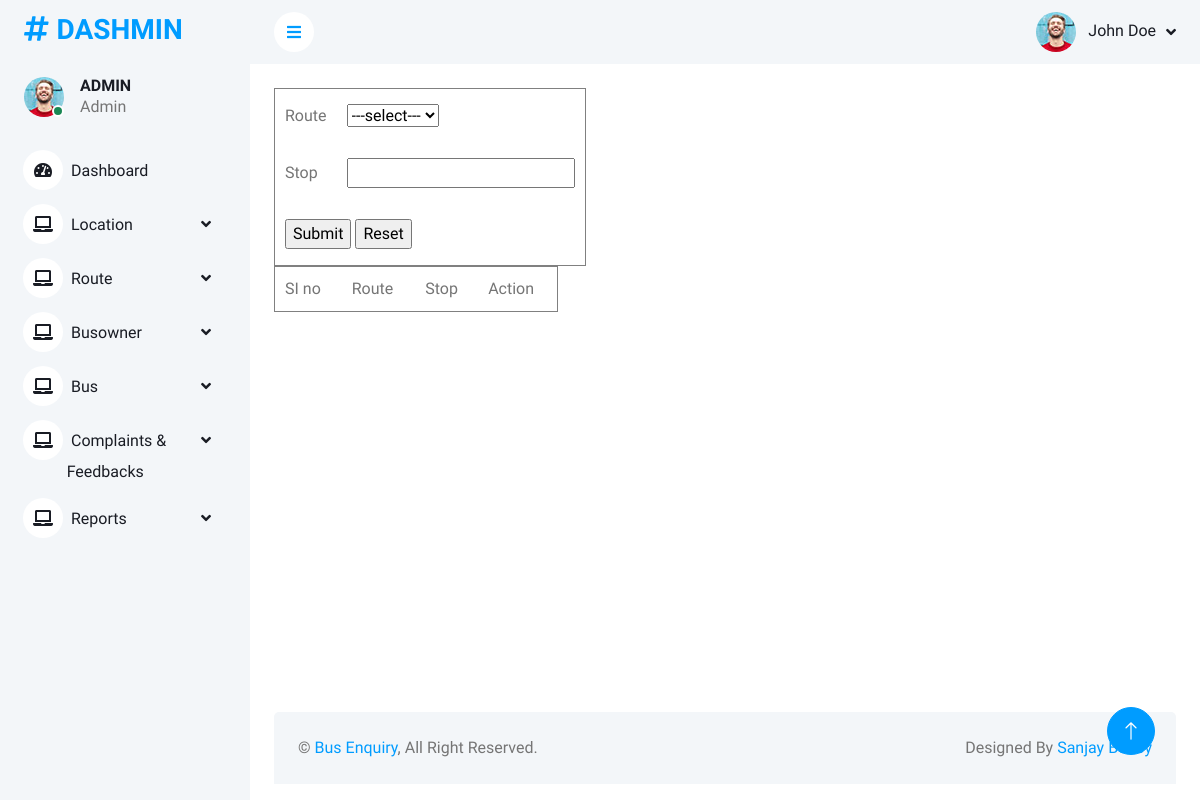
The page /PROJECT/ADMIN/Routestop.php (signed in) on the database as committed earlier.
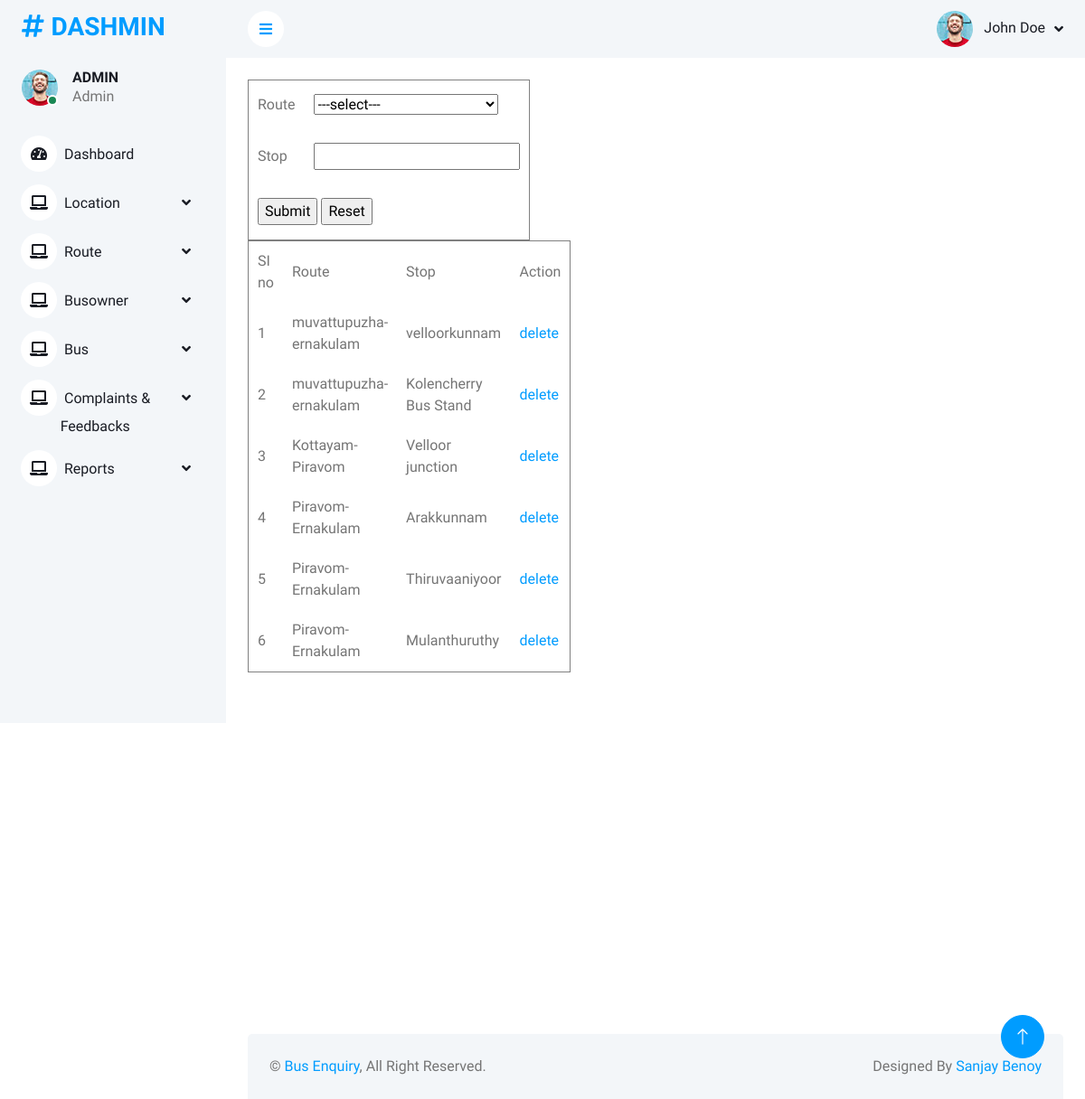
The same page on the database as committed later.
### tables this page shows
CREATE TABLE `tbl_routestop` (
  `routestop_id` int(11) NOT NULL,
  `route_id` int(11) NOT NULL,
  `bus_id` int(11) NOT NULL,
  `routestop_name` varchar(40) NOT NULL
);

CREATE TABLE `tbl_route` (
  `route_id` int(11) NOT NULL,
  `route_name` varchar(40) NOT NULL,
  `route_frmplace` int(11) NOT NULL,
  `route_toplace` int(11) NOT NULL
);

### PROJECT/ADMIN/Routestop.php (the view, shortened to what this page needs)
<!DOCTYPE html PUBLIC "-//W3C//DTD XHTML 1.0 Transitional//EN" "http://www.w3.org/TR/xhtml1/DTD/xhtml1-transitional.dtd">
<html xmlns="http://www.w3.org/1999/xhtml">
<head>
</head>
<?php
include("head.php");
include("../Assets/Connection/Connection.php");
		?>
<body>
<form id="form1" name="form1" method="post" action="">
  <table width="239" height="178" border="1" cellpadding="10">
    <tr>
      <td>Route </td>
      <td><select name="sel_route" id="sel_route" required>
     <option value="">---select---</option>
      </select></td>
    </tr>
    <tr>
      <td>Stop</td>
      <td><input type="text" name="txt_stop" id="txt_stop" required/></td>
    </tr>
    <tr>
      <td colspan="2"><input type="submit" name="btn_submit" id="btn_submit" value="Submit" />
      <input type="reset" name="btn_reset" id="btn_reset" value="Reset" /></td>
    </tr>
  </table>
  <table width="284" border="1" cellpadding="10">
    <tr>
      <td>SI no</td>
      <td>Route</td>
      <td>Stop</td>
      <td>Action</td>
    </tr>
    <?php
  $selqry1="select * from tbl_routestop c inner join tbl_route d on c.route_id=d.route_id";
     $row2=$con->query($selqry1);
  $i=0;
  while($result2=$row2->fetch_assoc())
  {
	  $i++;
	  ?>
  <tr>
   <td><?php echo $i;?></td>
   <td><?php echo $result2["route_name"];?></td>
   <td><?php echo $result2["routestop_name"];?></td>
   <td><a href="Routestop.php?did=<?php echo $result2["route_id"]?>">delete</a></td>
  </tr>
  <?php
 }
  ?>
  </table>
  <p>&nbsp;</p>
</form>
</body>
<?php
include("Foot.php");
?>
</html>

Rows that differ between the two databases and show on the page:
added tbl_routestop: route.route_name "muvattupuzha-ernakulam", routestop_name "velloorkunnam"
added tbl_routestop: route.route_name "muvattupuzha-ernakulam", routestop_name "Kolencherry Bus Stand"
added tbl_routestop: route.route_name "Kottayam-Piravom", routestop_name "Velloor junction"
added tbl_routestop: route.route_name "Piravom-Ernakulam", routestop_name "Arakkunnam"
added tbl_routestop: route.route_name "Piravom-Ernakulam", routestop_name "Thiruvaaniyoor"
added tbl_routestop: route.route_name "Piravom-Ernakulam", routestop_name "Mulanthuruthy"
